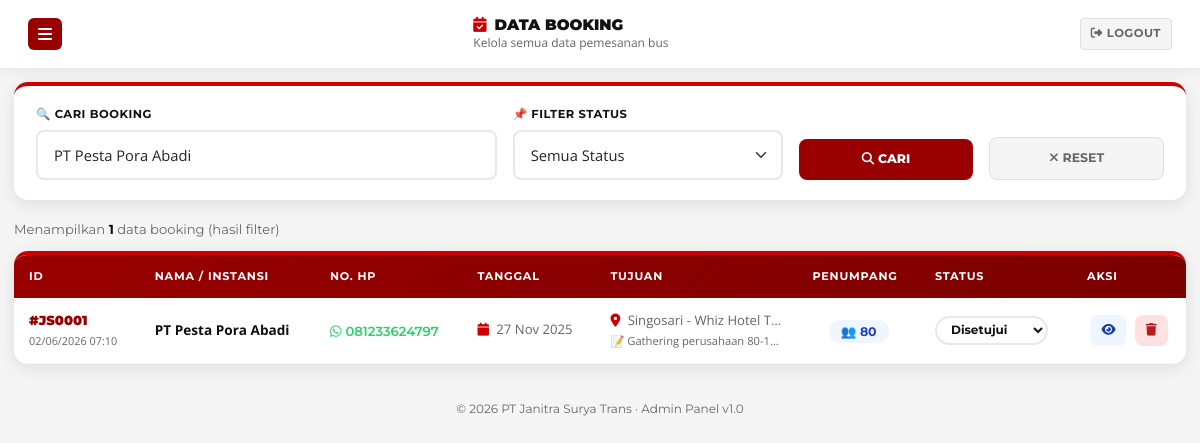
/admin/data-booking.php?cari=PT Pesta Pora Abadi (signed in), run on the app's committed database.
### tables this page shows
CREATE TABLE `booking` (
  `id_booking` int(11) NOT NULL,
  `nama` varchar(100) NOT NULL,
  `no_hp` varchar(20) NOT NULL,
  `tanggal` date NOT NULL,
  `tujuan` varchar(255) NOT NULL,
  `jumlah_penumpang` int(11) NOT NULL,
  `catatan` text DEFAULT NULL,
  `status` enum('Pending','Disetujui','Selesai','Dibatalkan') DEFAULT 'Pending',
  `created_at` timestamp NOT NULL DEFAULT current_timestamp()
);

### admin/data-booking.php (the view, shortened to what this page needs)
<?php
include '../config/koneksi.php';
$filter_status = in_array($_GET['status']??'', ['Pending','Disetujui','Selesai','Dibatalkan']) ? $_GET['status'] : '';
$search = trim($_GET['cari'] ?? '');
$where = [];
if ($search)        $where[] = "(nama LIKE '%".mysqli_real_escape_string($conn,$search)."%' OR no_hp LIKE '%".mysqli_real_escape_string($conn,$search)."%' OR tujuan LIKE '%".mysqli_real_escape_string($conn,$search)."%')";
$where_sql = $where ? 'WHERE '.implode(' AND ', $where) : '';
$result = mysqli_query($conn, "SELECT * FROM booking $where_sql ORDER BY created_at DESC");
$total = mysqli_num_rows($result);
?>
<!DOCTYPE html>
<html lang="id">
<head>
    <link href="https://cdn.jsdelivr.net/npm/bootstrap@5.3.2/dist/css/bootstrap.min.css" rel="stylesheet">
    <link href="https://cdnjs.cloudflare.com/ajax/libs/font-awesome/6.5.1/css/all.min.css" rel="stylesheet">
    <link href="../assets/css/style.css" rel="stylesheet">
</head>
<body style="background:var(--abu);">
<div class="admin-layout">
    <div class="admin-main">
        <div class="admin-topbar">
            <button class="sidebar-toggle" onclick="toggleSidebar()">
                <i class="fas fa-bars"></i>
            </button>
            <div>
                <h5 style="margin:0;font-family:'Montserrat',sans-serif;font-weight:900;color:var(--hitam);text-transform:uppercase;font-size:0.95rem;">
                    <i class="fas fa-calendar-check me-2" style="color:var(--merah);"></i>Data Booking
                </h5>
                <div style="font-size:0.75rem;color:var(--abu-teks);">Kelola semua data pemesanan bus</div>
            </div>
            <a href="logout.php" style="background:var(--abu);color:var(--abu-teks);padding:7px 14px;border-radius:4px;font-size:0.78rem;font-weight:700;font-family:'Montserrat',sans-serif;text-decoration:none;text-transform:uppercase;letter-spacing:0.5px;border:1px solid var(--abu-medium);">
                <i class="fas fa-sign-out-alt me-1"></i>Logout
            </a>
        </div>
        <div class="admin-content">
            <div style="background:white;border-radius:var(--radius);padding:20px 22px;box-shadow:var(--shadow-card);margin-bottom:20px;border-top:4px solid var(--merah);">
                <form method="GET">
                    <div class="row g-3 align-items-end">
                        <div class="col-md-5">
                            <label style="font-family:'Montserrat',sans-serif;font-weight:700;font-size:0.72rem;text-transform:uppercase;letter-spacing:0.5px;margin-bottom:6px;display:block;color:var(--hitam);">
                                🔍 Cari Booking
                            </label>
                            <input type="text" name="cari" class="form-control" placeholder="Nama, No. HP, atau Tujuan..." value="<?= htmlspecialchars($search) ?>">
                        </div>
                        <div class="col-md-3">
                            <label style="font-family:'Montserrat',sans-serif;font-weight:700;font-size:0.72rem;text-transform:uppercase;letter-spacing:0.5px;margin-bottom:6px;display:block;color:var(--hitam);">
                                📌 Filter Status
                            </label>
                            <select name="status" class="form-select">
                                <option value="">Semua Status</option>
                            </select>
                        </div>
                        <div class="col-md-2">
                            <button type="submit" style="background:var(--merah-tua);color:white;border:none;width:100%;padding:11px;border-radius:var(--radius-sm);font-family:'Montserrat',sans-serif;font-weight:800;font-size:0.78rem;text-transform:uppercase;cursor:pointer;transition:all 0.3s;"
                                    onmouseover="this.style.background='var(--merah-gelap)'"
                                    onmouseout="this.style.background='var(--merah-tua)'">
                                <i class="fas fa-search me-1"></i>Cari
                            </button>
                        </div>
                        <div class="col-md-2">
                            <a href="data-booking.php" style="background:var(--abu);color:var(--abu-teks);border:1px solid var(--abu-medium);width:100%;padding:11px;border-radius:var(--radius-sm);font-family:'Montserrat',sans-serif;font-weight:700;font-size:0.78rem;text-transform:uppercase;text-decoration:none;display:block;text-align:center;">
                                <i class="fas fa-times me-1"></i>Reset
                            </a>
                        </div>
                    </div>
                </form>
            </div>
            <div style="font-size:0.82rem;color:var(--abu-teks);margin-bottom:12px;font-family:'Montserrat',sans-serif;">
                Menampilkan <strong style="color:var(--hitam);"><?= $total ?></strong> data booking
                <?= ($search || $filter_status) ? '(hasil filter)' : '' ?>
            </div>
            <div style="background:white;border-radius:var(--radius);box-shadow:var(--shadow-card);overflow:hidden;border-top:4px solid var(--merah);">
                <div style="overflow-x:auto;">
                    <table style="width:100%;border-collapse:collapse;min-width:950px;">
                        <thead style="background:linear-gradient(135deg,var(--merah-tua),var(--merah-gelap));">
                            <tr>
                                <?php foreach(['ID','Nama / Instansi','No. HP','Tanggal','Tujuan','Penumpang','Status','Aksi'] as $h): ?>
                                <th style="padding:13px 15px;font-size:0.7rem;color:white;text-transform:uppercase;letter-spacing:0.8px;font-weight:700;font-family:'Montserrat',sans-serif;white-space:nowrap;"><?= $h ?></th>
                                <?php endforeach; ?>
                            </tr>
                        </thead>
                        <tbody>
                            <?php if ($total === 0): ?>
                            <tr><td colspan="8" style="text-align:center;padding:60px;color:var(--abu-teks);">
                                <div style="font-size:3rem;margin-bottom:10px;">📋</div>
                                <div style="font-family:'Montserrat',sans-serif;font-weight:700;color:var(--hitam);margin-bottom:6px;text-transform:uppercase;font-size:0.85rem;">Data Tidak Ditemukan</div>
                                <div style="font-size:0.82rem;">Coba ubah kata kunci pencarian atau filter status.</div>
                            </td></tr>
                            <?php else: ?>
                            <?php while ($row = mysqli_fetch_assoc($result)):
                            ?>
                            <tr style="border-bottom:1px solid #F5F5F5;"
                                onmouseover="this.style.background='#FFF5F5'"
                                onmouseout="this.style.background=''">
                                <td style="padding:13px 15px;">
                                    <div style="font-family:'Montserrat',sans-serif;font-weight:900;font-size:0.82rem;color:var(--merah-tua);">
                                        #JS<?= str_pad($row['id_booking'],4,'0',STR_PAD_LEFT) ?>
                                    </div>
                                    <div style="font-size:0.68rem;color:var(--abu-teks);margin-top:2px;">
                                        <?= date('d/m/Y H:i', strtotime($row['created_at'])) ?>
                                    </div>
                                </td>
                                <td style="padding:13px 15px;font-weight:700;font-size:0.85rem;color:var(--hitam);">
                                    <?= htmlspecialchars($row['nama']) ?>
                                </td>
                                <td style="padding:13px 15px;">
                                    <a href="https://wa.me/<?= preg_replace('/[^0-9]/','',$row['no_hp']) ?>" target="_blank"
                                       style="color:#25D366;font-size:0.82rem;text-decoration:none;font-weight:600;font-family:'Montserrat',sans-serif;">
                                        <i class="fab fa-whatsapp me-1"></i><?= htmlspecialchars($row['no_hp']) ?>
                                    </a>
                                </td>
                                <td style="padding:13px 15px;font-size:0.82rem;color:var(--abu-teks);white-space:nowrap;">
                                    <i class="fas fa-calendar me-1" style="color:var(--merah);"></i>
                                    <?= date('d M Y', strtotime($row['tanggal'])) ?>
                                </td>
                                <td style="padding:13px 15px;font-size:0.82rem;color:var(--abu-teks);max-width:190px;">
                                    <div style="overflow:hidden;text-overflow:ellipsis;white-space:nowrap;" title="<?= htmlspecialchars($row['tujuan']) ?>">
                                        <i class="fas fa-map-marker-alt me-1" style="color:var(--merah);"></i>
                                        <?= htmlspecialchars($row['tujuan']) ?>
                                    </div>
                                    <?php if (!empty($row['catatan'])): ?>
                                    <div style="font-size:0.7rem;color:var(--abu-teks);margin-top:2px;overflow:hidden;text-overflow:ellipsis;white-space:nowrap;" title="<?= htmlspecialchars($row['catatan']) ?>">
                                        📝 <?= htmlspecialchars(substr($row['catatan'],0,35)) ?>...
                                    </div>
                                    <?php endif; ?>
                                </td>
                                <td style="padding:13px 15px;text-align:center;">
                                    <span style="background:#EFF6FF;color:#1E40AF;padding:4px 12px;border-radius:20px;font-size:0.78rem;font-weight:700;font-family:'Montserrat',sans-serif;">
                                        👥 <?= $row['jumlah_penumpang'] ?>
                                    </span>
                                </td>
                                <td style="padding:13px 15px;">
                                    <form method="POST" style="display:inline;">
                                        <select name="status" onchange="this.form.submit()"
                                                style="border:2px solid #E8E8E8;border-radius:20px;padding:4px 10px;font-size:0.75rem;font-weight:700;font-family:'Montserrat',sans-serif;cursor:pointer;background:white;outline:none;color:var(--hitam);">
                                            <?php foreach(['Pending','Disetujui','Selesai','Dibatalkan'] as $s): ?>
                                            <option value="<?= $s ?>" <?= $row['status']===$s?'selected':'' ?>><?= $s ?></option>
                                            <?php endforeach; ?>
                                        </select>
                                    </form>
                                </td>
                                <td style="padding:13px 15px;text-align:center;white-space:nowrap;">
                                    <button onclick='lihatDetail(<?= json_encode($row) ?>)'
                                            style="background:#EFF6FF;color:#1E40AF;border:none;border-radius:var(--radius-sm);padding:6px 11px;font-size:0.78rem;cursor:pointer;margin-right:4px;transition:all 0.2s;font-family:'Montserrat',sans-serif;font-weight:700;"
                                            title="Detail"
                                            onmouseover="this.style.background='#DBEAFE'"
                                            onmouseout="this.style.background='#EFF6FF'">
                                        <i class="fas fa-eye"></i>
                                    </button>
                                    <a href="data-booking.php?hapus=<?= $row['id_booking'] ?>"
                                       onclick="return confirm('Hapus booking #JS<?= str_pad($row['id_booking'],4,'0',STR_PAD_LEFT) ?> atas nama <?= addslashes(htmlspecialchars($row['nama'])) ?>?')"
                                       style="background:#FEE2E2;color:#B91C1C;border:none;border-radius:var(--radius-sm);padding:6px 11px;font-size:0.78rem;text-decoration:none;display:inline-block;transition:all 0.2s;font-family:'Montserrat',sans-serif;font-weight:700;"
                                       title="Hapus"
                                       onmouseover="this.style.background='#FECACA'"
                                       onmouseout="this.style.background='#FEE2E2'">
                                        <i class="fas fa-trash"></i>
                                    </a>
                                </td>
                            </tr>
                            <?php endwhile; endif; ?>
                        </tbody>
                    </table>
                </div>
            </div>
            <div style="text-align:center;margin-top:36px;color:var(--abu-teks);font-size:0.75rem;font-family:'Montserrat',sans-serif;">
                © <?= date('Y') ?> PT Janitra Surya Trans · Admin Panel v1.0
            </div>
        </div>
    </div>
</div>
</body>
</html>

### assets/css/style.css (style rules this page uses)
:root { --merah: #CC0000; --merah-tua: #990000; --merah-muda: #E53935; --merah-gelap: #7B0000; --putih: #FFFFFF; --hitam: #111111; --abu: #F5F5F5; --abu-medium: #E0E0E0; --abu-teks: #666666; --shadow: 0 8px 32px rgba(204,0,0,0.18); --shadow-card: 0 4px 18px rgba(0,0,0,0.10); --radius: 14px; --radius-sm: 8px; --transition: all 0.35s cubic-bezier(.4,0,.2,1); }
* { margin:0; padding:0; box-sizing:border-box; }
html { scroll-behavior: smooth; }
body { font-family: 'Open Sans', sans-serif; color: var(--hitam); background: var(--putih); overflow-x: hidden; }
h1,h2,h3,h4,h5 { font-family: 'Montserrat', sans-serif; }
a { text-decoration: none; transition: var(--transition); }
.form-control, .form-select { border: 2px solid #E8E8E8; border-radius: var(--radius-sm); padding: 12px 16px; font-size: 0.92rem; font-family: 'Open Sans', sans-serif; transition: var(--transition); }
.admin-layout { display: flex; min-height: 100vh; }
.admin-main { margin-left: 250px; flex: 1; background: var(--abu); min-height: 100vh; }
.admin-topbar { background: white; padding: 16px 28px; display: flex; align-items: center; justify-content: space-between; box-shadow: 0 2px 12px rgba(0,0,0,0.07); position: sticky; top: 0; z-index: 50; display: flex; align-items: center; justify-content: space-between; }
.admin-content { padding: 28px; }
.sidebar-toggle { display: none; }
.admin-main { margin-left: 260px; width: auto; }
.admin-topbar a { order: 3; flex: 0 0 auto; padding: 6px 10px !important; font-size: 0.72rem !important; white-space: nowrap; }
.sidebar-toggle { display: flex; align-items: center; justify-content: center; background: var(--merah-tua); color: white; border: none; padding: 8px 10px; border-radius: 6px; font-size: 16px; z-index: 1001; }
.admin-main { margin-left: 0; width: 100%; }
.admin-topbar a { padding: 6px 10px !important; font-size: 0.72rem !important; }
.admin-content { padding: 14px; }
table { min-width: 600px; }

### data on the page
booking: id_booking "0001", created_at "02/06/2026 07:10", nama "PT Pesta Pora Abadi", no_hp "081233624797", tanggal "27 Nov 2025", tujuan "Singosari - Whiz Hotel T…", catatan "Gathering perusahaan 80-1…", jumlah_penumpang "80", status "Disetujui"

### other printed values
$total "1"
$h "ID"
$h "NAMA / INSTANSI"
$h "NO. HP"
$h "TANGGAL"
$h "TUJUAN"
$h "PENUMPANG"
$h "STATUS"
$h "AKSI"
